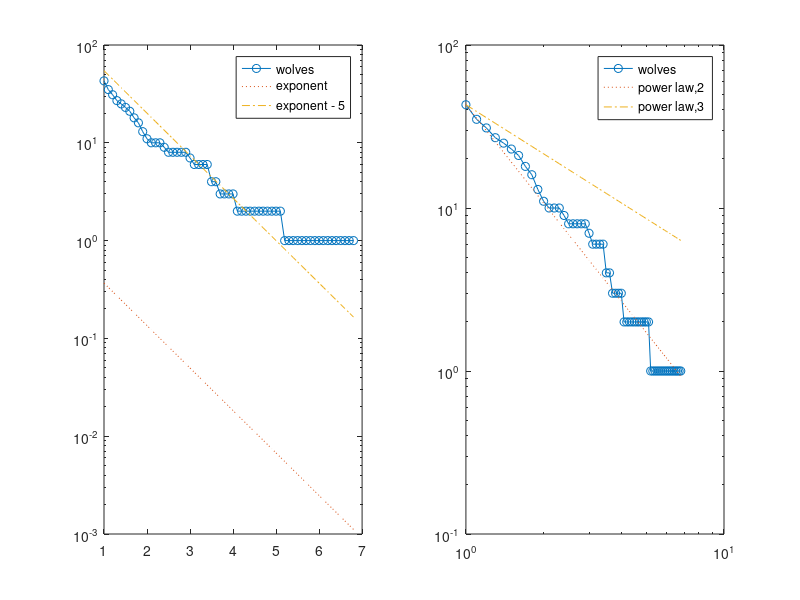

Recreate this plot in MATLAB. (Note: this script raises an error after producing the figure.)
%% VALIDATING THE WINDSURFURS DATASET (Prestige-based Attachment Model) (to be checked)
% 
% 
% <<windsurfurs.jpg>>
% 
% Observations of 43 individuals were made for 31 days. All interpersonal 
% contacts among collections of these individuals were recorded. 
%
% Source: <http://moreno.ss.uci.edu/data.html#beach>

%% Importing Data
clear all
load windsurfurs_data

%% Preprocessing 
% Preprocessing the data to make it lower triangular and normalized.
n = size(data,1);
data_tril = tril(data,-1);

%% 
% Whenever an agent doesn't have any decendent, we give it a self loop.
for i = 1 : n
    if sum(data_tril(i,:)) == 0
        data_tril(i,i) = 1;
    end
end
data_normalized = data_tril ./ (sum(data_tril,2) * ones(1,n)) ;


%% 
% Extracting the network hierarchy
H = data_normalized > 0;
W_tril = tril(data_normalized,-1);
W = W_tril + W_tril';
for i = 1 : n
    if sum(W_tril(i,:)) == 0
        W(i,i) = 1;
    end
end

%% Degree Distribution
% Here we compare the degree distribution with exponential and power law
% distributions.

ccdf_x = 1:.1:max(sum(W,2));  % the partitions of the x-axis
df_hist = hist(sum(W,2),ccdf_x);
ccdf_hist = cumsum(df_hist(end:-1:1));
ccdf_hist = ccdf_hist(end:-1:1);  % computing the cummulative degree distribution
subplot(121)
semilogy(ccdf_x, ccdf_hist,'-o')
hold on
semilogy(ccdf_x, exp(-ccdf_x),':')  % approximation of power law
semilogy(ccdf_x, exp(5-ccdf_x),'-.')  % approximation of power law
legend('wolves','exponent','exponent - 5')


subplot(122)
loglog(ccdf_x, ccdf_hist,'-o')
hold on
loglog(ccdf_x, n * ccdf_x.^(-2),':')  % approximation of power law
loglog(ccdf_x, n * ccdf_x.^(-1),'-.')  % approximation of power law
legend('wolves','power law,2','power law,3')



%% Strength Distribution Predictions
% Using the hierarchy network, we generate the PA model and compare the
% predicted strength distributions and real distribution.
Wg = genericModel(H,'PA');

ccdf_x_g = 1:.1:max(sum(Wg,2));  % the partitions of the x-axis
df_hist_g = hist(sum(Wg,2),ccdf_x_g);
ccdf_hist_g = cumsum(df_hist_g(end:-1:1));
ccdf_hist_g = ccdf_hist_g(end:-1:1);  % computing the cummulative degree distribution


figure
plot(ccdf_x,ccdf_hist,'o')
hold on
plot(ccdf_x_g,ccdf_hist_g,'*')
legend('Real-World Data','PA predictions')

%% Edge Comparison
% In the previous section we showed the predictions of strength
% distributions. In this section, we compare the single weights with each
% other.

edges = tril(W,-1);
edgesG = tril(Wg,-1);


figure
plot(edges(:),edgesG(:),'o'); lsline
xlabel('real edge weights')
ylabel('predicted edge weights')

